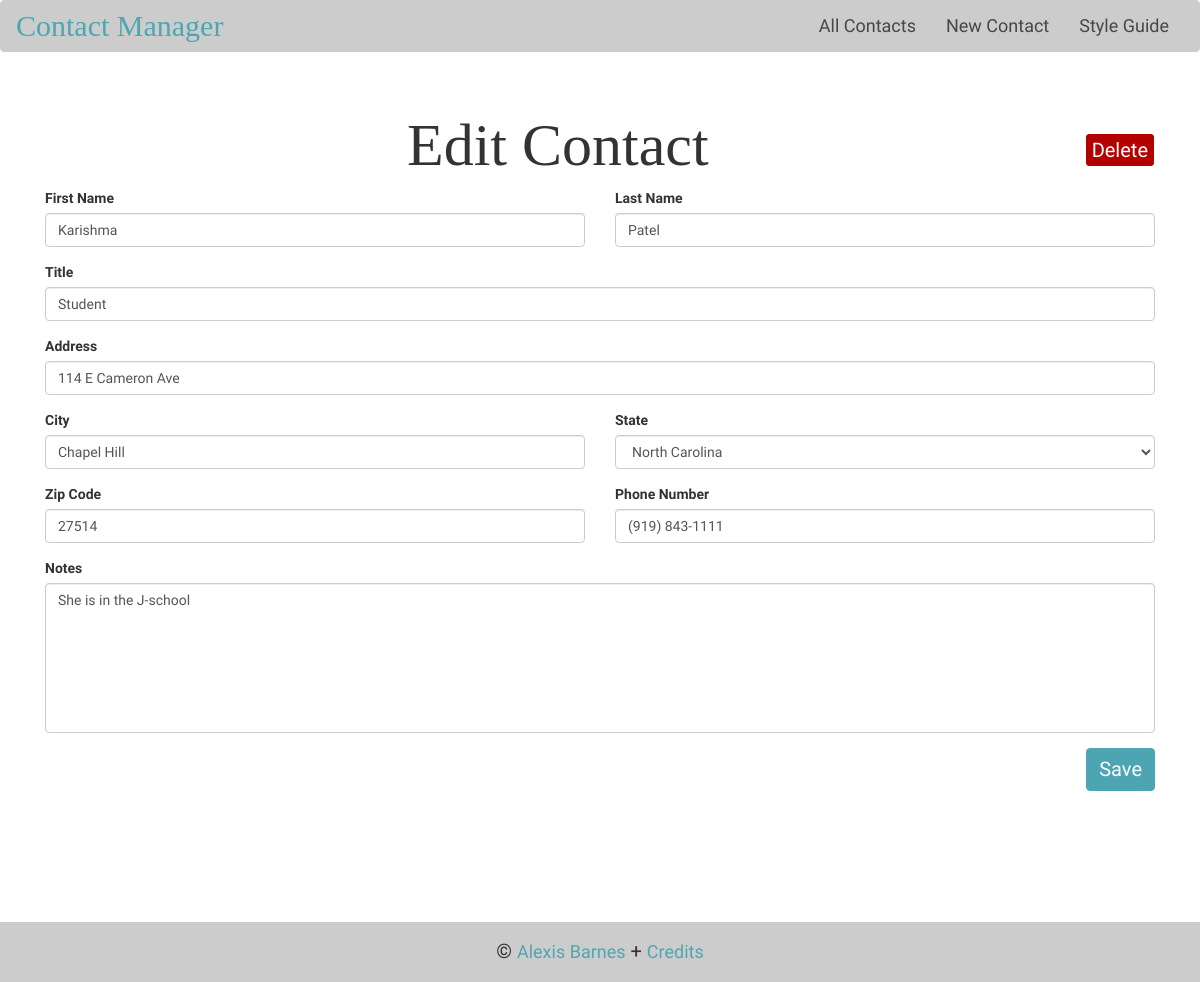
Screenshot of /edit.php?id=6 with the database file from the repository.
### tables this page shows
CREATE TABLE `contacts` (
  `id` int(11) NOT NULL,
  `first` varchar(200) NOT NULL,
  `last` varchar(200) NOT NULL,
  `title` varchar(200) NOT NULL,
  `address` varchar(200) NOT NULL,
  `city` varchar(200) NOT NULL,
  `state` varchar(2) NOT NULL,
  `zip` varchar(200) NOT NULL,
  `phone` varchar(200) NOT NULL,
  `notes` varchar(200) NOT NULL
);

### edit.php (the view, shortened to what this page needs)
<?php
  include 'header.php';
  $id = $_GET['id'];
  $stmt = $db->prepare('SELECT * from contacts WHERE id = :id LIMIT 1');
  $stmt->bindParam(':id', $id);
  $stmt->execute();
  $contact = $stmt->fetch(PDO::FETCH_ASSOC);
?>
<a href="/delete.php?id=<?= $contact['id']; ?>" class="btn btn-danger btn-xs pull-right btn-delete">Delete</a>
<h1 class="edit-h1">Edit Contact</h1>
<form method="POST" action="/update.php">
  <div class="col-xs-12 col-sm-6 col-md-6 col-lg-6 col-xl-6">
    <div class="form-group">
      <label for="contact_first">First Name</label>
      <input class="form-control" type="text" name="first" id="contact_first" value="<?= $contact['first']; ?>" />
    </div>
  </div>
  <div class="col-xs-12 col-sm-6 col-md-6 col-lg-6 col-xl-6">
    <div class="form-group">
      <label for="contact_last">Last Name</label>
      <input class="form-control" type="text" name="last" id="contact_last" value="<?= $contact['last']; ?>" />
    </div>
  </div>
  <div class="col-xs-12 col-sm-12 col-md-12 col-lg-12 col-xl-12">
    <div class="form-group">
      <label for="contact_title">Title</label>
      <input class="form-control" type="text" name="title" id="contact_title" value="<?= $contact['title']; ?>" />
    </div>
  </div>
  <div class="col-xs-12 col-sm-12 col-md-12 col-lg-12 col-xl-12">
    <div class="form-group">
      <label for="contact_address">Address</label>
      <input class="form-control" type="text" name="address" id="contact_address" value="<?= $contact['address']; ?>" />
    </div>
  </div>
  <div class="col-xs-12 col-sm-6 col-md-6 col-lg-6 col-xl-6">
    <div class="form-group">
      <label for="contact_city">City</label>
      <input class="form-control" type="text" name="city" id="contact_city" value="<?= $contact['city']; ?>" />
    </div>
  </div>
  <div class="col-xs-12 col-sm-6 col-md-6 col-lg-6 col-xl-6">
    <div class="form-group">
      <label for="contact_state">State</label>
      <select name="state" id="contact_state" value="<?= $contact['state']; ?>" class="form-control">
        <option value="NC"<?= ($contact['state'] == 'NC') ? ' selected' : '' ?>>North Carolina</option>
      </select>
    </div>
  </div>
  <div class="col-xs-12 col-sm-6 col-md-6 col-lg-6 col-xl-6">
    <div class="form-group">
      <label for="contact_zip">Zip Code</label>
      <input class="form-control" type="text" name="zip" id="contact_zip" value="<?= $contact['zip']; ?>" />
    </div>
  </div>
  <div class="col-xs-12 col-sm-6 col-md-6 col-lg-6 col-xl-6">
    <div class="form-group">
      <label for="contact_phone">Phone Number</label>
      <input class="form-control" type="text" name="phone" id="contact_phone" value="<?= $contact['phone']; ?>" />
    </div>
  </div>
  <div class="col-xs-12 col-sm-12 col-md-12 col-lg-12 col-xl-12">
    <div class="form-group">
      <label for="contact_notes">Notes</label>
      <textarea class="form-control" name="notes" id="contact_notes"><?= $contact['notes']; ?></textarea>
    </div>
  </div>
  <button class="btn btn-primary">Save</button>
</form>
<?php include 'footer.php'; ?>

### css/style.css (style rules this page uses)
html { height: 100%; }
body { height: 100%; background-color: #FFF; font-family: 'Hind', sans-serif; }
h1 { text-align: center; font-family: 'Libre Baskerville', serif; font-size: 60px; }
a { color: #4da6b2; font-size: 18px; }
textarea.form-control { resize: none; height: 150px; }
.btn-primary { background-color: #4DA5B2; border-color: #4DA5B2; float: right; margin-right: 15px; }
.btn { font-size: 20px; }
.btn-danger { background-color: #b30000; border-color: #b30000; margin-top: 42px; margin-right: 16px; }
.btn-xs { padding: 5px 5px; line-height: 1; }

### rows the page displays
contacts: first "Karishma", last "Patel", title "Student", address "114 E Cameron Ave", city "Chapel Hill", state "North Carolina", zip "27514", phone "(919) 843-1111", notes "She is in the J-school"
